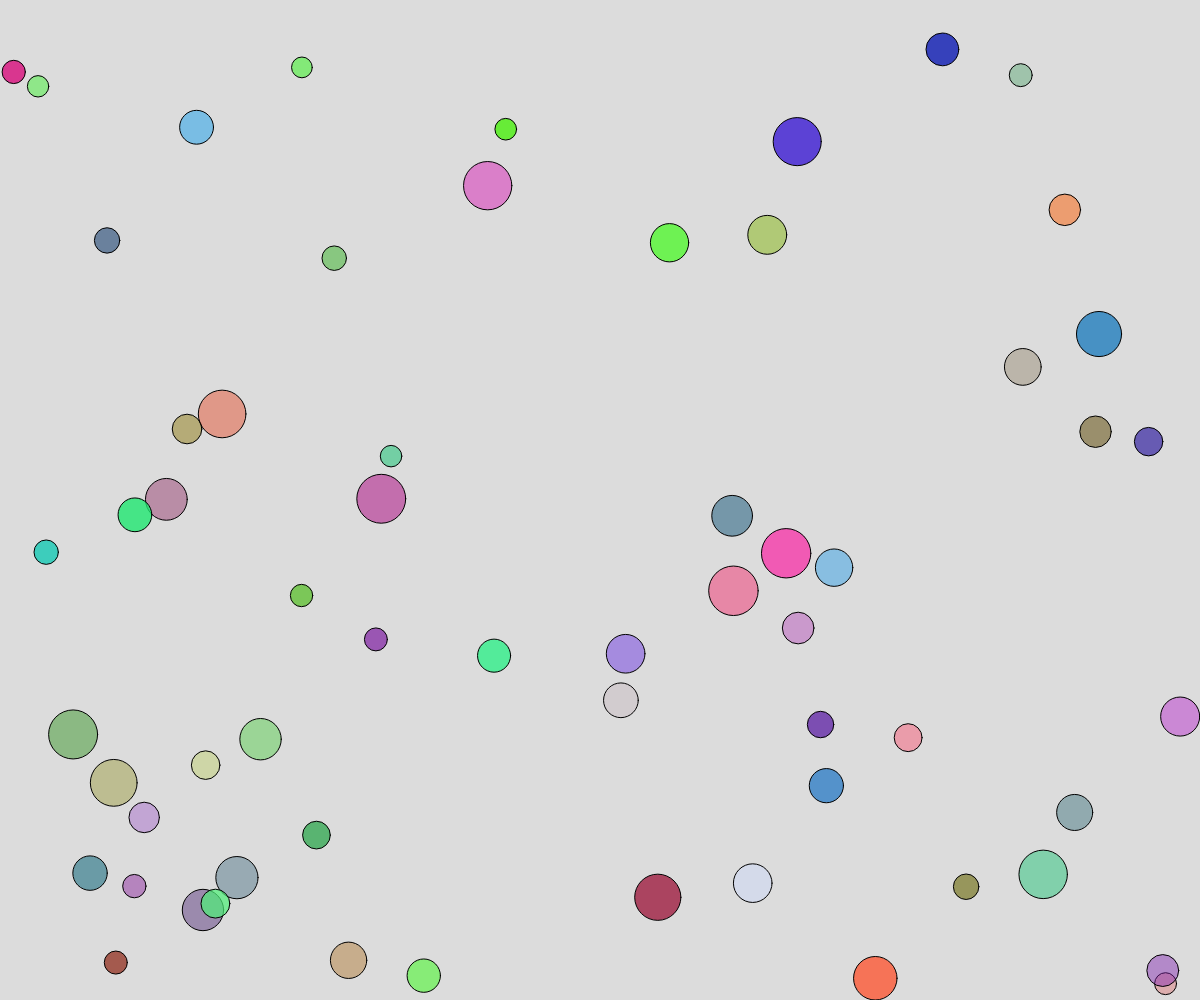
Frame 1 (no input)
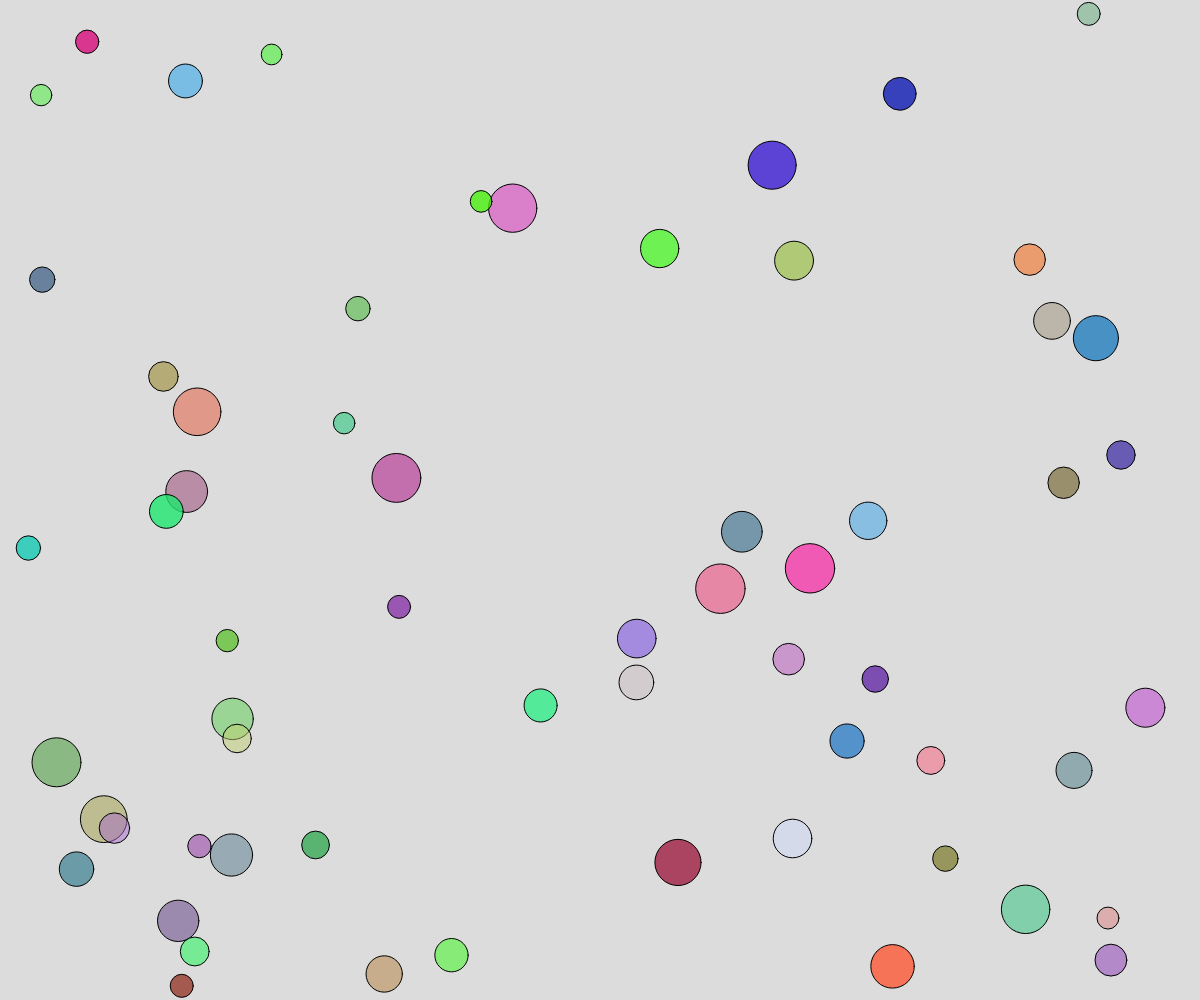
Frame 60 (no input)
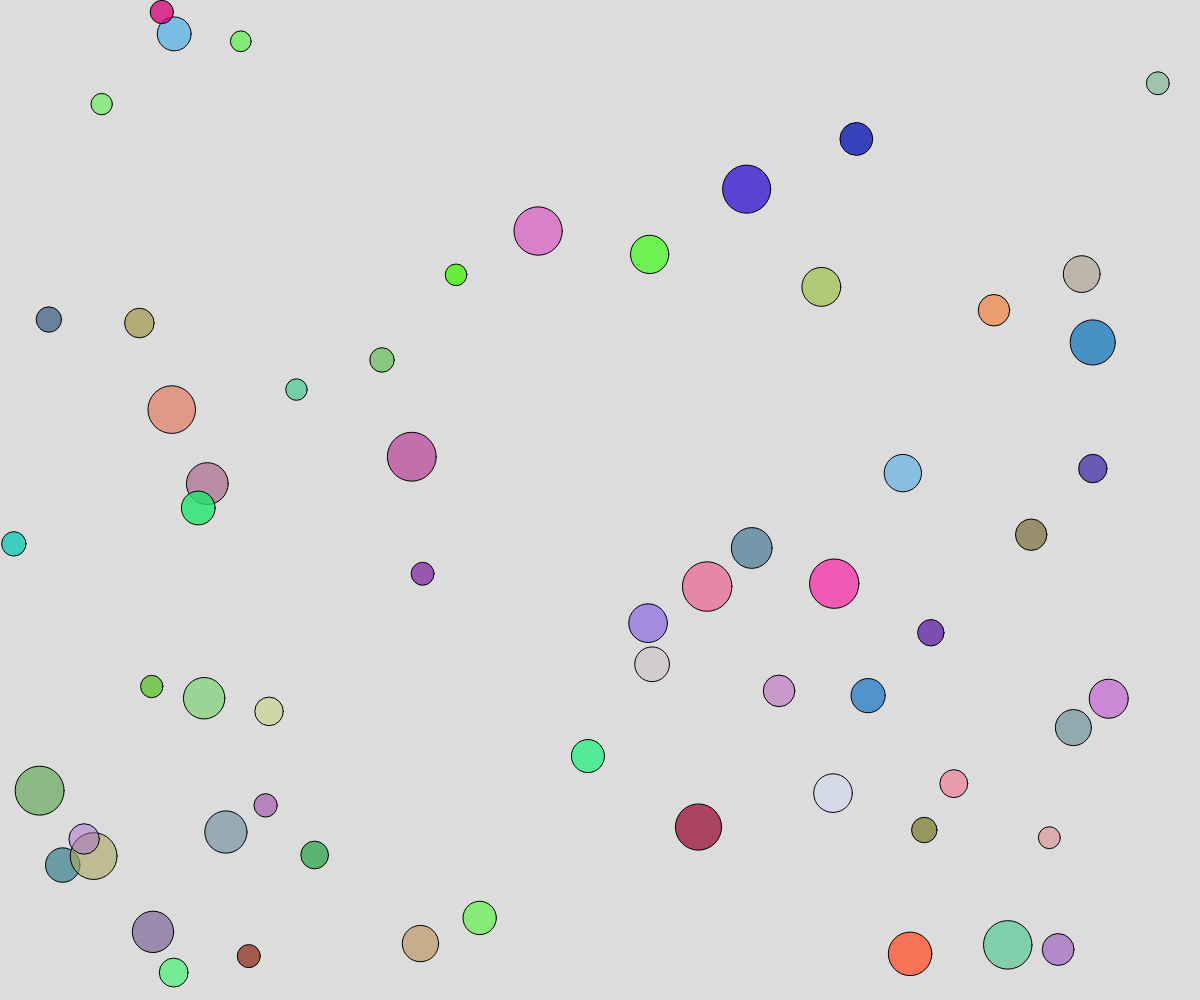
Frame 120 (the mouse pressed at the canvas centre since frame 60)

The p5.js sketch that drew these frames (run headless with seeded random() and noise() and a simulated clock; from frame 60 on, the mouse is pressed at the canvas centre):

// p5.js sketch
// ── sketch.js
var balls = [];

function Ball() {
  this.d = random(20, 50);
  this.x = random(this.d/2,width-this.d/2);
  this.y = random(this.d/2,height-this.d/2);
  this.clr = [random(255),random(255),random(255),random(100,200)];
  this.xvel = random(-3,3)*10/this.d;
  this.yvel = random(-3,3)*10/this.d;
  this.draw = function() {
    fill(this.clr[0],this.clr[1],this.clr[2],this.clr[3]);
    circle(this.x,this.y,this.d);
  }
  this.move = function() {
    this.x = this.x + this.xvel;
    if(this.x < this.d/2 || this.x > width-this.d/2){
      this.xvel = -1*this.xvel;
    } 
    this.y = this.y + this.yvel;
    if(this.y < this.d/2 || this.y > height-this.d/2){
      this.yvel = -1*this.yvel;
    } 
  }
}

function setup() {
  createCanvas(windowWidth, windowHeight);
  for (var i = 0; i <= 60; i++) {
    balls.push(new Ball());
  }
}

function draw() {
  background(220);
  for (b in balls) {
    balls[b].draw();
    balls[b].move();
  }
}
